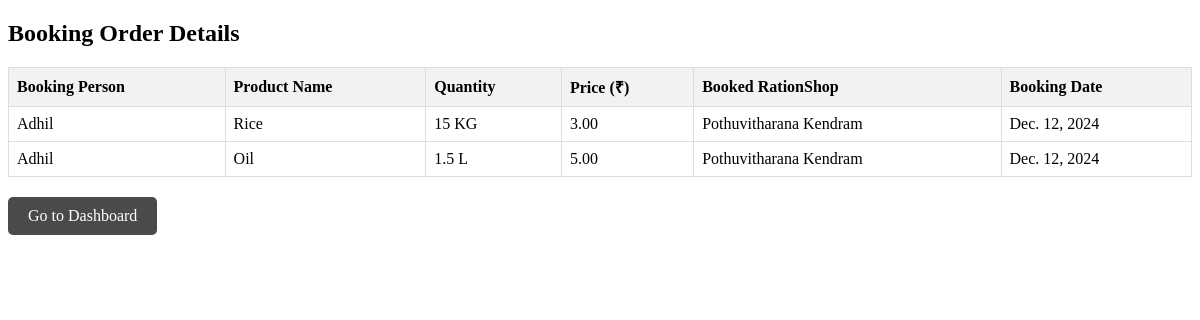
/booking-details/ (signed in), run on the app's committed database.
### ration_app/models.py (models this page shows, shortened)
class Booking(models.Model):
    user = models.ForeignKey(settings.AUTH_USER_MODEL, on_delete=models.CASCADE)
    products = models.ManyToManyField(Product)
    address = models.TextField()
    ration_card_number = models.CharField(max_length=50)
    ration_card_image = models.ImageField(upload_to='ration_cards/', default='ration_cards/default.jpg')
    phone_number = models.CharField(max_length=15)
    booking_date = models.DateField()
    ration_shop = models.ForeignKey(ShopOwnerDetails, on_delete=models.SET_NULL, null=True, blank=True)
    payment_status = models.BooleanField(default=False)

class CustomUser(AbstractUser):
    ROLE_CHOICES = [
        ('shop_owner', 'Shop Owner'),
        ('user', 'User'),
    ]
    role = models.CharField(max_length=20, choices=ROLE_CHOICES, default='user')

class Product(models.Model):
    shop_owner = models.ForeignKey(ShopOwnerDetails, on_delete=models.CASCADE, default=1)
    name = models.CharField(max_length=100)
    category = models.CharField(max_length=3, choices=CATEGORY_CHOICES)
    quantity = models.CharField(max_length=100)
    price = models.DecimalField(max_digits=10, decimal_places=2)
    availability = models.BooleanField(default=True)

class ShopOwnerDetails(models.Model):
    user = models.OneToOneField(settings.AUTH_USER_MODEL, on_delete=models.CASCADE)
    first_name = models.CharField(max_length=50)
    last_name = models.CharField(max_length=50)
    email = models.EmailField()
    phone_number = models.CharField(max_length=15)
    aadhar_image = models.ImageField(upload_to='aadhar_images/')
    shop_name = models.CharField(max_length=100)
    shop_address = models.TextField()
    shop_license_number = models.CharField(max_length=50)
    license_image = models.ImageField(upload_to='license_images/')
    status = models.CharField(max_length=20, default='pending')
    def __str__(self):
        return self.shop_name

### ration_app/views.py (the view)
# urls.py: path('booking-details/', views.booking_details, name='booking_details'),
@login_required
def booking_details(request):
    bookings = Booking.objects.filter(user=request.user).select_related('user').prefetch_related('products')
    return render(request, 'booking_details.html', {'bookings': bookings})

### templates/booking_details.html (shortened to what this page needs)
<!DOCTYPE html>
<html lang="en">
<head>
</head>
<body>
    <h2>Booking Order Details</h2>
    <table>
        <thead>
            <tr>
                <th>Booking Person</th>
                <th>Product Name</th>
                <th>Quantity</th>
                <th>Price (₹)</th>
                <th>Booked RationShop</th>
                <th>Booking Date</th>
            </tr>
        </thead>
        <tbody>
            {% for booking in bookings %}
                {% for product in booking.products.all %}
                <tr>
                    <td>{{ booking.user.username }}</td>
                    <td>{{ product.name }}</td>
                    <td>{{ product.quantity }}</td>
                    <td>{{ product.price }}</td>
                    <td>{{ booking.ration_shop }}</td>
                    <td>{{ booking.booking_date }}</td>
                </tr>
                {% endfor %}
            {% empty %}
            <tr>
                <td colspan="5">No bookings found.</td>
            </tr>
            {% endfor %}
        </tbody>
    </table>
<a href="{% url 'user_dashboard' %}" class="dashboard-btn">Go to Dashboard</a>
</body>
</html>

### templates/booking_details.html (style rules this page uses)
table { width: 100%; border-collapse: collapse; }
th, td { border: 1px solid #ddd; padding: 8px; text-align: left; }
th { background-color: #f2f2f2; }
.dashboard-btn { background-color: #4A4A4A; color: white; padding: 10px 20px; border-radius: 5px; text-decoration: none; display: inline-block; margin-top: 20px; font-size: 16px; }

### data on the page
Booking: user.username "Adhil", ration_shop "Pothuvitharana Kendram", booking_date "Dec. 12, 2024"
Product: name "Rice", quantity "15 KG", price "3.00"
Product: name "Oil", quantity "1.5 L", price "5.00"
